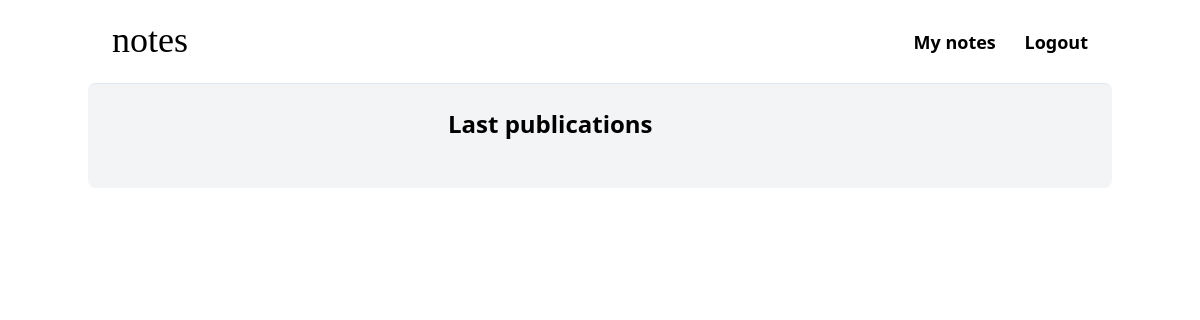
The app's page / (signed in), older data.
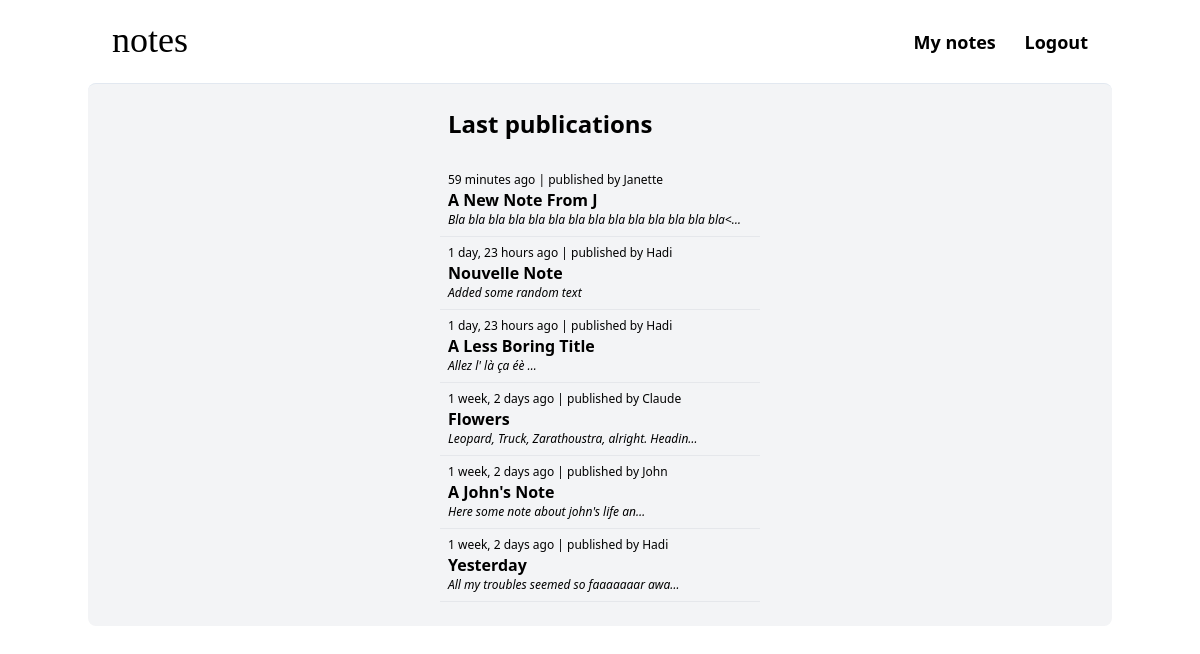
The same page, newer data.
### main/models.py (models this page shows, shortened)
class Note(models.Model):
    user = models.ForeignKey(User, on_delete=models.CASCADE, null=True, blank=True, related_name="notes")
    title = models.CharField(max_length=150, blank=True)
    note = RichTextField(blank=True, null=True)
    created_time = models.DateTimeField(auto_now_add=True)
    published = models.BooleanField(default=False)
    class Meta:
        ordering = ['-created_time'] # '-' prefix for a descending order

### main/views.py (the view)
# urls.py: path('', NoteList.as_view(), name='all-notes'),
class NoteList(LoginRequiredMixin, ListView):
    model = Note
    context_object_name = 'notes'
    template_name = "main/index.html"
    def get_context_data(self, **kwargs):
        context = super().get_context_data(**kwargs)
        context['notes'] = context['notes'].filter(published=True)
        return context

### main/templates/main/index.html (shortened to what this page needs)
{% extends 'main/base.html' %}
{% block body %}
<h1 class="pl-2 w-80 mx-auto text-2xl font-semibold">Last publications</h1>
<br>
{% for note in notes %}
  <div class="p-2 border-b w-80 mx-auto">
    <a class="block text-xs font-thin">{{note.created_time|timesince}} ago | published by {{ note.user|title }}</a>
    <a href="{% url 'note-detail' note.id %}" class="inline-block font-semibold">{{note.title|title}}</a>
    <p class="text-xs italic">{{ note.note|truncatechars:60|striptags|safe }}</p>
  </div>
{% endfor %}
{% endblock body %}

Row changes from the older to the newer data that the page shows:
added Note: created_time "59 minutes", user "Janette", title "A New Note From J", note "Bla bla bla bla bla bla bla bla bla bla bla bla bla bla<…"
now on this page (row edited): Note: created_time "1 day, 23 hours", user "Hadi", title "Nouvelle Note", note "Added some random text"
now on this page (row edited): Note: created_time "1 day, 23 hours", user "Hadi", title "A Less Boring Title", note "Allez l' là ça éè …"
now on this page (row edited): Note: created_time "1 week, 2 days", user "Claude", title "Flowers", note "Leopard, Truck, Zarathoustra, alright. Headin…"
now on this page (row edited): Note: created_time "1 week, 2 days", user "John", title "A John's Note", note "Here some note about john's life an…"
now on this page (row edited): Note: created_time "1 week, 2 days", user "Hadi", title "Yesterday", note "All my troubles seemed so faaaaaaar awa…"
